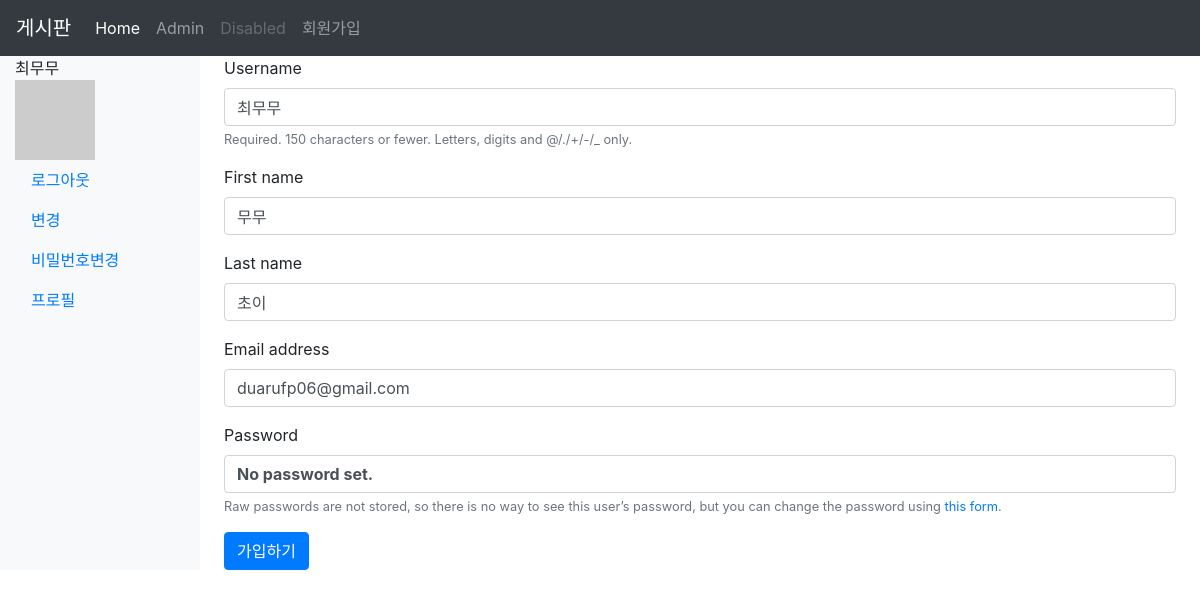
Page /accounts/update/ (signed in) on the committed database.
### accounts/models.py (models this page shows)
class User(AbstractUser):
    followers = models.ManyToManyField(
                    settings.AUTH_USER_MODEL,
                    related_name='followings',
                    blank=True
                    )

### accounts/views.py (the view)
# urls.py: path('update/',views.update,name="update"),
@login_required
def update(request):
    if request.method =="POST":
        form = CustomUserChangeForm(request.POST,instance=request.user)
        if form.is_valid():
            form.save()
            return redirect('articles:index')
    else:
        form = CustomUserChangeForm(instance=request.user)
    context = {
        'form': form
    }
    return render(request,'accounts/form.html',context)

### accounts/forms.py
class CustomUserChangeForm(UserChangeForm):
    class Meta:
        model = get_user_model()
        fields = ('username','first_name','last_name','email')

### articles/templatetags/gravatar.py (called while the page is built)
@register.filter
def makehash(user):
    social_user = user.socialaccount_set.all().first()
    if social_user:
        return social_user.extra_data.get('kakao_account').get('profile').get('thumbnail_image_url')
    else:
        email = user.email
        return 'https://www.gravatar.com/avatar/' + hashlib.md5(email.strip().lower().encode('utf-8')).hexdigest()

### accounts/templates/accounts/form.html (shortened to what this page needs)
{% extends "articles/base.html" %}
{% load bootstrap4 %}
{% block body %}
<form action="" method="POST" class="form">
  {% bootstrap_form form %}
  {% buttons %}
    <button type="submit" class="btn btn-primary">가입하기</button>
  {% endbuttons %}
{% endblock %}

### articles/templates/_navbar.html (shortened to what this page needs)
<nav class="navbar navbar-expand-lg navbar-dark bg-dark">
    <a class="navbar-brand" href={% url 'articles:index' %}>게시판</a>
    <div class="collapse navbar-collapse" id="navbarNavAltMarkup">
      <div class="navbar-nav">
        <a class="nav-item nav-link active" href={% url 'articles:index' %}>Home
        <a class="nav-item nav-link" href=http://127.00.01:8000/admin>Admin </a> <a class="nav-item nav-link disabled"
          href="#" tabindex="-1" aria-disabled="true">Disabled</a>
      </div>
      <div class="navbar-nav mr">
        <a class="nav-item nav-link" href={% url 'accounts:signup' %}>회원가입</a>
      </div>
    </div>
  </nav>
   <div class="container-fluid">
    <div class="row">
      <nav class='col-md-2 d-none d-md-block bg-light sidebar'>
        <div class="sidebar-sticky">
          <ul class="nav flex-column">
            {% if user.is_authenticated %}
            <li>
              {{ user.username }}
            </li>
            <li class="nav-item">
            {% load gravatar %}
            <img src="{{ user|makehash }}" alt="avatar">
            <li class="nav-item">
              <a class="nav-link active" href="{% url 'accounts:logout' %}">로그아웃</a>
            </li>
            <li class="nav-item">
              <a class="nav-link active" href="{% url 'accounts:update' %}">변경</a>
            </li>
            <li class="nav-item">
              <a class="nav-link active" href="{% url 'accounts:password_change' %}">비밀번호변경</a>
            </li>
            <li class="nav-item">
              <a class="nav-link active" href="{% url 'accounts:profile' user.pk %}">프로필</a>
            </li>
            {% endif %}
          </ul>
        </div>
      </nav>

### rows in the picture
User: username "최무무", first_name "무무", last_name "초이", email "duarufp06@gmail.com"
